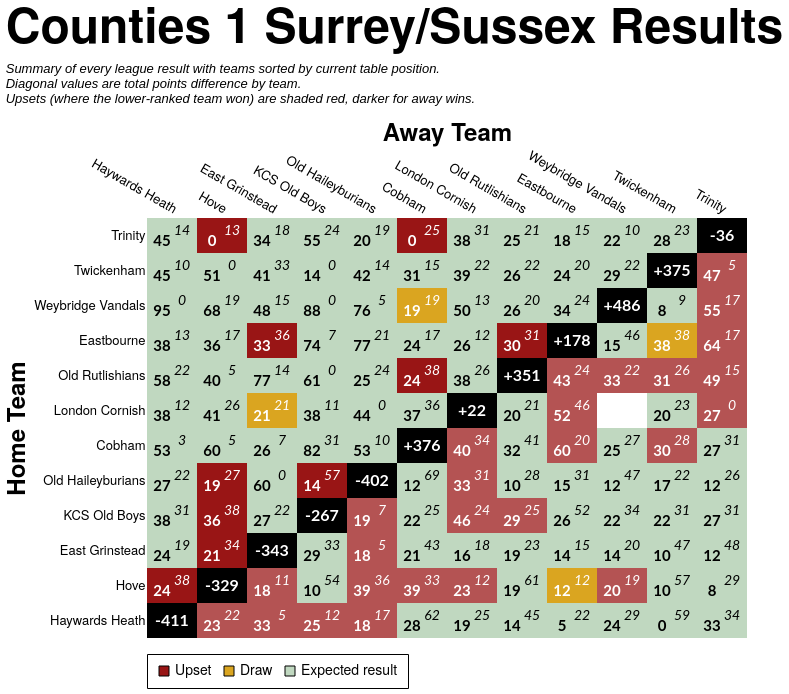

Here is the Vega-Lite specification saved for this chart:
### Vega-Lite specification from a JSON file in a GitHub repository (floating-point values rounded to 4 significant figures; data arrays with more than 128 entries replaced by an {"elided": "..."} marker saying what was removed)
{"config": {"axis": {"labelFont": "PT Sans Narrow, Helvetica Neue, Helvetica, Arial, sans-serif", "titleFont": "PT Sans Narrow, Helvetica Neue, Helvetica, Arial, sans-serif", "labelFontSize": 13, "titleFontSize": 24, "gridColor": "#202947", "gridOpacity": 0.2, "zindex": 1}, "text": {"font": "Lato, sans-serif"}, "bar": {"cornerRadiusEnd": 5}, "header": {"labelFont": "PT Sans Narrow, Helvetica Neue, Helvetica, Arial, sans-serif", "titleFont": "PT Sans Narrow, Helvetica Neue, Helvetica, Arial, sans-serif", "labelFontSize": 24, "titleFontSize": 28, "labelFontWeight": "bold", "orient": "left"}, "legend": {"labelFont": "PT Sans Narrow, Helvetica Neue, Helvetica, Arial, sans-serif", "titleFont": "PT Sans Narrow, Helvetica Neue, Helvetica, Arial, sans-serif", "labelFontSize": 14, "titleFontSize": 16, "titlePadding": 5, "fillColor": "white", "strokeColor": "black", "padding": 10, "titleFontWeight": "lighter", "titleFontStyle": "italic", "titleColor": "gray", "offset": 10}, "title": {"font": "PT Sans Narrow, Helvetica Neue, Helvetica, Arial, sans-serif", "fontSize": 48, "fontWeight": "bold", "anchor": "start", "align": "center", "titlePadding": 20, "subtitlePadding": 10, "subtitleFontSize": 13, "subtitleColor": "", "subtitleFontStyle": "italic", "offset": 15, "color": "black"}, "axisX": {"labelAngle": 0}, "facet": {"title": null, "header": null, "align": {"row": "each", "column": "each"}, "spacing": 10}, "resolve": {"scale": {"y": "independent", "facet": "independent"}}, "background": "transparent", "scale": {"offsetBandPaddingOuter": 0.2, "offsetBandPaddingInner": 0.1}, "view": {"stroke": null, "background": "transparent"}}, "layer": [{"data": {"name": "data-8903a3f5f48bf1999c1861e2cf4e99ef"}, "mark": {"type": "rect"}, "encoding": {"color": {"field": "unexpected_result", "legend": {"labelExpr": "datum.value === 'Upset (Away Win)' ? 'Upset' : datum.value", "labelLimit": 220, "offset": 16, "orient": "bottom", "symbolStrokeColor": "black", "symbolStrokeWidth": 1, "values": ["Upset (Away Win)", "Draw", "Expected result"]}, "scale": {"domain": ["Expected result", "Upset (Home Win)", "Upset (Away Win)", "Draw", "To be played", "N/A"], "range": ["#146f1444", "#991515bb", "#991515", "goldenrod", "white", "black"]}, "title": null, "type": "nominal"}, "opacity": {"condition": {"test": "datum.home_team == param_40.home_team || datum.away_team == param_40.home_team || !isValid(param_40.home_team)", "value": 1.0}, "value": 0.1}, "tooltip": [{"field": "home_team", "title": "Home", "type": "nominal"}, {"field": "away_team", "title": "Away", "type": "nominal"}, {"field": "home_score_text", "title": "Home Score", "type": "nominal"}, {"field": "away_score_text", "title": "Away Score", "type": "nominal"}, {"field": "result", "title": "Result", "type": "nominal"}, {"field": "unexpected_result", "title": "Unexpectedness", "type": "nominal"}, {"field": "date", "format": "%d %b %Y", "title": "Date", "type": "temporal"}], "x": {"axis": {"domain": false, "grid": false, "labelAngle": 30, "orient": "top", "ticks": false}, "field": "away_team", "sort": ["Haywards Heath", "Hove", "East Grinstead", "KCS Old Boys", "Old Haileyburians", "Cobham", "London Cornish", "Old Rutlishians", "Eastbourne", "Weybridge Vandals", "Twickenham", "Trinity"], "title": "Away Team", "type": "nominal"}, "y": {"axis": {"domain": false, "grid": false, "ticks": false}, "field": "home_team", "sort": ["Trinity", "Twickenham", "Weybridge Vandals", "Eastbourne", "Old Rutlishians", "London Cornish", "Cobham", "Old Haileyburians", "KCS Old Boys", "East Grinstead", "Hove", "Haywards Heath"], "title": "Home Team", "type": "nominal"}}, "name": "view_41"}, {"data": {"name": "data-8903a3f5f48bf1999c1861e2cf4e99ef"}, "mark": {"type": "text", "fontStyle": "italic", "size": 14, "xOffset": 10, "yOffset": -5}, "encoding": {"color": {"condition": {"test": "(datum.home_team == param_40.home_team || datum.away_team == param_40.home_team || !isValid(param_40.home_team)) && datum.unexpected_result == 'Expected result'", "value": "black"}, "value": "white"}, "text": {"field": "away_score_text", "type": "nominal"}, "x": {"field": "away_team", "sort": ["Haywards Heath", "Hove", "East Grinstead", "KCS Old Boys", "Old Haileyburians", "Cobham", "London Cornish", "Old Rutlishians", "Eastbourne", "Weybridge Vandals", "Twickenham", "Trinity"], "type": "nominal"}, "y": {"field": "home_team", "sort": ["Trinity", "Twickenham", "Weybridge Vandals", "Eastbourne", "Old Rutlishians", "London Cornish", "Cobham", "Old Haileyburians", "KCS Old Boys", "East Grinstead", "Hove", "Haywards Heath"], "type": "nominal"}}, "transform": [{"filter": "datum.away_score_text != '' && datum.away_score_text != 'WO'"}]}, {"data": {"name": "data-8903a3f5f48bf1999c1861e2cf4e99ef"}, "mark": {"type": "text", "size": 12, "xOffset": 10, "yOffset": -5}, "encoding": {"color": {"condition": {"test": "(datum.home_team == param_40.home_team || datum.away_team == param_40.home_team || !isValid(param_40.home_team)) && datum.unexpected_result == 'Expected result'", "value": "black"}, "value": "white"}, "text": {"field": "away_score_text", "type": "nominal"}, "x": {"field": "away_team", "sort": ["Haywards Heath", "Hove", "East Grinstead", "KCS Old Boys", "Old Haileyburians", "Cobham", "London Cornish", "Old Rutlishians", "Eastbourne", "Weybridge Vandals", "Twickenham", "Trinity"], "type": "nominal"}, "y": {"field": "home_team", "sort": ["Trinity", "Twickenham", "Weybridge Vandals", "Eastbourne", "Old Rutlishians", "London Cornish", "Cobham", "Old Haileyburians", "KCS Old Boys", "East Grinstead", "Hove", "Haywards Heath"], "type": "nominal"}}, "transform": [{"filter": "datum.away_score_text == 'WO'"}]}, {"data": {"name": "data-8903a3f5f48bf1999c1861e2cf4e99ef"}, "mark": {"type": "text", "fontWeight": "bold", "size": 15, "xOffset": -10, "yOffset": 5}, "encoding": {"color": {"condition": {"test": "(datum.home_team == param_40.home_team || datum.away_team == param_40.home_team || !isValid(param_40.home_team)) && datum.unexpected_result == 'Expected result'", "value": "black"}, "value": "white"}, "text": {"field": "home_score_text", "type": "nominal"}, "x": {"field": "away_team", "sort": ["Haywards Heath", "Hove", "East Grinstead", "KCS Old Boys", "Old Haileyburians", "Cobham", "London Cornish", "Old Rutlishians", "Eastbourne", "Weybridge Vandals", "Twickenham", "Trinity"], "type": "nominal"}, "y": {"field": "home_team", "sort": ["Trinity", "Twickenham", "Weybridge Vandals", "Eastbourne", "Old Rutlishians", "London Cornish", "Cobham", "Old Haileyburians", "KCS Old Boys", "East Grinstead", "Hove", "Haywards Heath"], "type": "nominal"}}, "transform": [{"filter": "datum.home_score_text != '' && datum.home_score_text != 'WO'"}]}, {"data": {"name": "data-8903a3f5f48bf1999c1861e2cf4e99ef"}, "mark": {"type": "text", "size": 12, "xOffset": -10, "yOffset": 5}, "encoding": {"color": {"condition": {"test": "(datum.home_team == param_40.home_team || datum.away_team == param_40.home_team || !isValid(param_40.home_team)) && datum.unexpected_result == 'Expected result'", "value": "black"}, "value": "white"}, "text": {"field": "home_score_text", "type": "nominal"}, "x": {"field": "away_team", "sort": ["Haywards Heath", "Hove", "East Grinstead", "KCS Old Boys", "Old Haileyburians", "Cobham", "London Cornish", "Old Rutlishians", "Eastbourne", "Weybridge Vandals", "Twickenham", "Trinity"], "type": "nominal"}, "y": {"field": "home_team", "sort": ["Trinity", "Twickenham", "Weybridge Vandals", "Eastbourne", "Old Rutlishians", "London Cornish", "Cobham", "Old Haileyburians", "KCS Old Boys", "East Grinstead", "Hove", "Haywards Heath"], "type": "nominal"}}, "transform": [{"filter": "datum.home_score_text == 'WO'"}]}, {"data": {"name": "data-298f032328f06be4a9a118fb6a8ecd0a"}, "mark": {"type": "text", "color": "white", "fontWeight": "bold", "size": 16}, "encoding": {"text": {"field": "display_text", "type": "nominal"}, "tooltip": [{"field": "home_team", "title": "Team", "type": "nominal"}, {"field": "display_text", "title": "Points Difference", "type": "nominal"}], "x": {"field": "away_team", "sort": ["Haywards Heath", "Hove", "East Grinstead", "KCS Old Boys", "Old Haileyburians", "Cobham", "London Cornish", "Old Rutlishians", "Eastbourne", "Weybridge Vandals", "Twickenham", "Trinity"], "type": "nominal"}, "y": {"field": "home_team", "sort": ["Trinity", "Twickenham", "Weybridge Vandals", "Eastbourne", "Old Rutlishians", "London Cornish", "Cobham", "Old Haileyburians", "KCS Old Boys", "East Grinstead", "Hove", "Haywards Heath"], "type": "nominal"}}}], "height": {"step": 35}, "params": [{"name": "param_40", "select": {"type": "point", "clear": "dblclick", "fields": ["home_team"], "on": "click"}, "value": null, "views": ["view_41"]}], "title": {"text": "Counties 1 Surrey/Sussex Results", "subtitle": ["Summary of every league result with teams sorted by current table position.", "Diagonal values are total points difference by team.", "Upsets (where the lower-ranked team won) are shaded red, darker for away wins."]}, "width": {"step": 50}, "$schema": "https://vega.github.io/schema/vega-lite/v5.20.1.json", "datasets": {"data-8903a3f5f48bf1999c1861e2cf4e99ef": {"elided": "144 records"}, "data-298f032328f06be4a9a118fb6a8ecd0a": [{"home_team": "Cobham", "away_team": "Cobham", "match_id": null, "date": "", "home_score": null, "away_score": null, "home_walkover": null, "away_walkover": null, "result": "N/A", "home_score_text": "", "away_score_text": "", "wo_result": "", "score_text": "", "display_text": "+376", "is_diagonal": true, "result_simple": "N/A", "unexpected_result": "N/A", "unexpected_opacity": 1.0}, {"home_team": "East Grinstead", "away_team": "East Grinstead", "match_id": null, "date": "", "home_score": null, "away_score": null, "home_walkover": null, "away_walkover": null, "result": "N/A", "home_score_text": "", "away_score_text": "", "wo_result": "", "score_text": "", "display_text": "-343", "is_diagonal": true, "result_simple": "N/A", "unexpected_result": "N/A", "unexpected_opacity": 1.0}, {"home_team": "Eastbourne", "away_team": "Eastbourne", "match_id": null, "date": "", "home_score": null, "away_score": null, "home_walkover": null, "away_walkover": null, "result": "N/A", "home_score_text": "", "away_score_text": "", "wo_result": "", "score_text": "", "display_text": "+178", "is_diagonal": true, "result_simple": "N/A", "unexpected_result": "N/A", "unexpected_opacity": 1.0}, {"home_team": "Haywards Heath", "away_team": "Haywards Heath", "match_id": null, "date": "", "home_score": null, "away_score": null, "home_walkover": null, "away_walkover": null, "result": "N/A", "home_score_text": "", "away_score_text": "", "wo_result": "", "score_text": "", "display_text": "-411", "is_diagonal": true, "result_simple": "N/A", "unexpected_result": "N/A", "unexpected_opacity": 1.0}, {"home_team": "Hove", "away_team": "Hove", "match_id": null, "date": "", "home_score": null, "away_score": null, "home_walkover": null, "away_walkover": null, "result": "N/A", "home_score_text": "", "away_score_text": "", "wo_result": "", "score_text": "", "display_text": "-329", "is_diagonal": true, "result_simple": "N/A", "unexpected_result": "N/A", "unexpected_opacity": 1.0}, {"home_team": "KCS Old Boys", "away_team": "KCS Old Boys", "match_id": null, "date": "", "home_score": null, "away_score": null, "home_walkover": null, "away_walkover": null, "result": "N/A", "home_score_text": "", "away_score_text": "", "wo_result": "", "score_text": "", "display_text": "-267", "is_diagonal": true, "result_simple": "N/A", "unexpected_result": "N/A", "unexpected_opacity": 1.0}, {"home_team": "London Cornish", "away_team": "London Cornish", "match_id": null, "date": "", "home_score": null, "away_score": null, "home_walkover": null, "away_walkover": null, "result": "N/A", "home_score_text": "", "away_score_text": "", "wo_result": "", "score_text": "", "display_text": "+22", "is_diagonal": true, "result_simple": "N/A", "unexpected_result": "N/A", "unexpected_opacity": 1.0}, {"home_team": "Old Haileyburians", "away_team": "Old Haileyburians", "match_id": null, "date": "", "home_score": null, "away_score": null, "home_walkover": null, "away_walkover": null, "result": "N/A", "home_score_text": "", "away_score_text": "", "wo_result": "", "score_text": "", "display_text": "-402", "is_diagonal": true, "result_simple": "N/A", "unexpected_result": "N/A", "unexpected_opacity": 1.0}, {"home_team": "Old Rutlishians", "away_team": "Old Rutlishians", "match_id": null, "date": "", "home_score": null, "away_score": null, "home_walkover": null, "away_walkover": null, "result": "N/A", "home_score_text": "", "away_score_text": "", "wo_result": "", "score_text": "", "display_text": "+351", "is_diagonal": true, "result_simple": "N/A", "unexpected_result": "N/A", "unexpected_opacity": 1.0}, {"home_team": "Trinity", "away_team": "Trinity", "match_id": null, "date": "", "home_score": null, "away_score": null, "home_walkover": null, "away_walkover": null, "result": "N/A", "home_score_text": "", "away_score_text": "", "wo_result": "", "score_text": "", "display_text": "-36", "is_diagonal": true, "result_simple": "N/A", "unexpected_result": "N/A", "unexpected_opacity": 1.0}, {"home_team": "Twickenham", "away_team": "Twickenham", "match_id": null, "date": "", "home_score": null, "away_score": null, "home_walkover": null, "away_walkover": null, "result": "N/A", "home_score_text": "", "away_score_text": "", "wo_result": "", "score_text": "", "display_text": "+375", "is_diagonal": true, "result_simple": "N/A", "unexpected_result": "N/A", "unexpected_opacity": 1.0}, {"home_team": "Weybridge Vandals", "away_team": "Weybridge Vandals", "match_id": null, "date": "", "home_score": null, "away_score": null, "home_walkover": null, "away_walkover": null, "result": "N/A", "home_score_text": "", "away_score_text": "", "wo_result": "", "score_text": "", "display_text": "+486", "is_diagonal": true, "result_simple": "N/A", "unexpected_result": "N/A", "unexpected_opacity": 1.0}]}}
